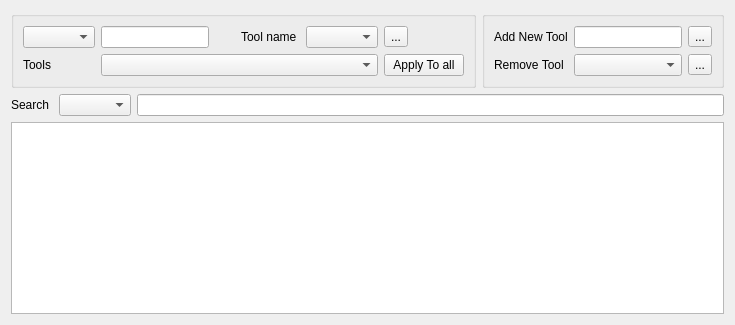
     <widget class="QWidget" name="EquipmentSetting">
      <attribute name="title">
       <string>Equipment settings</string>
      </attribute>
      <layout class="QGridLayout" name="gridLayout_15">
       <item row="1" column="0" colspan="2">
        <layout class="QHBoxLayout" name="horizontalLayout_2">
         <item>
          <widget class="QLabel" name="label_6">
           <property name="text">
            <string>Search </string>
           </property>
          </widget>
         </item>
         <item>
          <widget class="QComboBox" name="SearchTypeCB">
           <property name="toolTip">
            <string>Search type</string>
           </property>
          </widget>
         </item>
         <item>
          <widget class="QLineEdit" name="SearchBoxLE">
           <property name="toolTip">
            <string>Search</string>
           </property>
           <property name="readOnly">
            <bool>false</bool>
           </property>
          </widget>
         </item>
        </layout>
       </item>
       <item row="0" column="0">
        <widget class="QGroupBox" name="groupBox_3">
         <property name="sizePolicy">
          <sizepolicy hsizetype="Expanding" vsizetype="Preferred">
           <horstretch>0</horstretch>
           <verstretch>0</verstretch>
          </sizepolicy>
         </property>
         <property name="title">
          <string/>
         </property>
         <layout class="QGridLayout" name="gridLayout_13">
          <item row="0" column="0">
           <layout class="QGridLayout" name="gridLayout_11">
            <item row="0" column="0">
             <widget class="QComboBox" name="TypeCB">
              <property name="sizePolicy">
               <sizepolicy hsizetype="Maximum" vsizetype="Fixed">
                <horstretch>0</horstretch>
                <verstretch>0</verstretch>
               </sizepolicy>
              </property>
             </widget>
            </item>
            <item row="0" column="1">
             <widget class="QLineEdit" name="EquipmentLE">
              <property name="sizePolicy">
               <sizepolicy hsizetype="Preferred" vsizetype="Fixed">
                <horstretch>0</horstretch>
                <verstretch>0</verstretch>
               </sizepolicy>
              </property>
              <property name="readOnly">
               <bool>true</bool>
              </property>
             </widget>
            </item>
            <item row="0" column="2">
             <spacer name="horizontalSpacer_9">
              <property name="orientation">
               <enum>Qt::Horizontal</enum>
              </property>
              <property name="sizeType">
               <enum>QSizePolicy::Fixed</enum>
              </property>
              <property name="sizeHint" stdset="0">
               <size>
                <width>20</width>
                <height>20</height>
               </size>
              </property>
             </spacer>
            </item>
            <item row="0" column="3">
             <widget class="QLabel" name="label_10">
              <property name="sizePolicy">
               <sizepolicy hsizetype="Fixed" vsizetype="Preferred">
                <horstretch>0</horstretch>
                <verstretch>0</verstretch>
               </sizepolicy>
              </property>
              <property name="text">
               <string>Tool name </string>
              </property>
             </widget>
            </item>
            <item row="0" column="4">
             <widget class="QComboBox" name="SingleToolCB">
              <property name="sizePolicy">
               <sizepolicy hsizetype="Preferred" vsizetype="Fixed">
                <horstretch>0</horstretch>
                <verstretch>0</verstretch>
               </sizepolicy>
              </property>
             </widget>
            </item>
            <item row="0" column="5">
             <widget class="QToolButton" name="EquipmentSavePB">
              <property name="text">
               <string>...</string>
              </property>
              <property name="icon">
               <iconset resource="../resource.qrc">
                <normaloff>:/images/forms/img/SAVE.png</normaloff>:/images/forms/img/SAVE.png</iconset>
              </property>
             </widget>
            </item>
            <item row="1" column="0">
             <widget class="QLabel" name="label_11">
              <property name="text">
               <string>Tools </string>
              </property>
             </widget>
            </item>
            <item row="1" column="1" colspan="4">
             <widget class="QComboBox" name="ToolNameCB"/>
            </item>
            <item row="1" column="5">
             <widget class="QPushButton" name="EquipApplyAllPB">
              <property name="sizePolicy">
               <sizepolicy hsizetype="Fixed" vsizetype="Fixed">
                <horstretch>0</horstretch>
                <verstretch>0</verstretch>
               </sizepolicy>
              </property>
              <property name="text">
               <string>Apply To all</string>
              </property>
             </widget>
            </item>
           </layout>
          </item>
         </layout>
        </widget>
       </item>
       <item row="0" column="1">
        <widget class="QGroupBox" name="groupBox_4">
         <property name="sizePolicy">
          <sizepolicy hsizetype="MinimumExpanding" vsizetype="Preferred">
           <horstretch>0</horstretch>
           <verstretch>0</verstretch>
          </sizepolicy>
         </property>
         <property name="title">
          <string/>
         </property>
         <layout class="QGridLayout" name="gridLayout_14">
          <item row="0" column="0">
           <layout class="QGridLayout" name="gridLayout_12">
            <item row="0" column="0">
             <widget class="QLabel" name="label_12">
              <property name="text">
               <string>Add New Tool</string>
              </property>
             </widget>
            </item>
            <item row="0" column="1">
             <widget class="QLineEdit" name="NewToolNameLE"/>
            </item>
            <item row="0" column="2">
             <widget class="QToolButton" name="AddNewToolTB">
              <property name="text">
               <string>...</string>
              </property>
              <property name="icon">
               <iconset resource="../resource.qrc">
                <normaloff>:/images/forms/img/Add.png</normaloff>:/images/forms/img/Add.png</iconset>
              </property>
             </widget>
            </item>
            <item row="1" column="0">
             <widget class="QLabel" name="label_9">
              <property name="text">
               <string>Remove Tool</string>
              </property>
             </widget>
            </item>
            <item row="1" column="2">
             <widget class="QToolButton" name="RemoveTB">
              <property name="text">
               <string>...</string>
              </property>
              <property name="icon">
               <iconset resource="../resource.qrc">
                <normaloff>:/images/forms/img/Remove.png</normaloff>:/images/forms/img/Remove.png</iconset>
              </property>
             </widget>
            </item>
            <item row="1" column="1">
             <widget class="QComboBox" name="RemoveToolCB"/>
            </item>
           </layout>
          </item>
         </layout>
        </widget>
       </item>
       <item row="2" column="0" colspan="2">
        <widget class="QTableView" name="MappingTW">
         <property name="sortingEnabled">
          <bool>false</bool>
         </property>
         <attribute name="horizontalHeaderStretchLastSection">
          <bool>true</bool>
         </attribute>
         <attribute name="verticalHeaderCascadingSectionResizes">
          <bool>true</bool>
         </attribute>
        </widget>
       </item>
      </layout>
     </widget>
